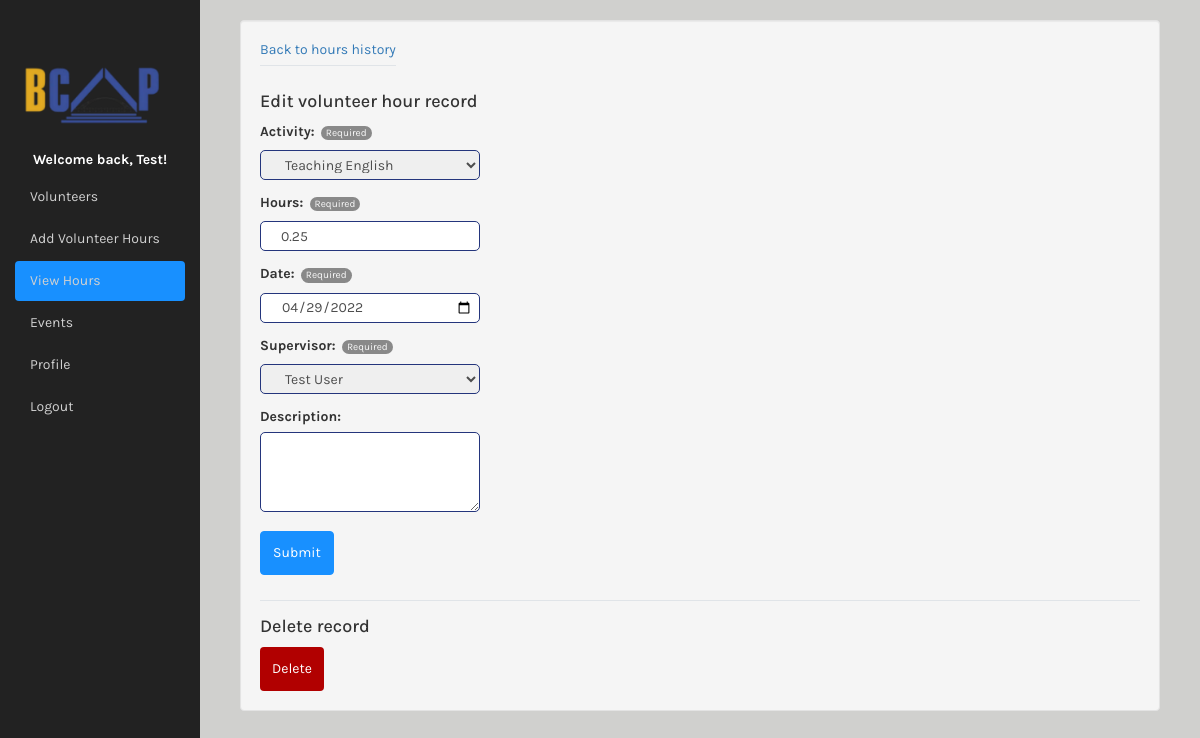
The app's page /edit_individual_hours/?id=38 (signed in) with its own data.
### bcap373_app/models.py (models this page shows, shortened)
class VolunteerRecord(models.Model):
	activity = models.ForeignKey(EventModel, on_delete=models.SET_NULL, null=True)
	hours = models.FloatField(blank=False)
	date = models.DateField(auto_now=False, auto_now_add=False, blank=False)
	supervisor = models.ForeignKey(User, on_delete=models.SET_NULL, null=True, limit_choices_to={'is_staff': True}, related_name='supervisor')
	description = models.CharField(max_length=1000, blank=True, default='')
	owner = models.ForeignKey(User, on_delete=models.CASCADE, blank=True, null=True)
	class Meta:
		ordering = ["-date"]

### bcap373_app/views.py (the view)
# urls.py: path('edit_individual_hours/', views.edit_individual_hours, name="edit_individual_hours"),
@login_required
def edit_individual_hours(request):
   if request.user.is_staff:
      record_id = request.GET.get('id', '')
      if record_id != '':
         if request.method == "POST":
            form = VolunteerRecordForm(request.POST, instance=VolunteerRecord.objects.get(id=record_id))
            if form.is_valid():
               record = form.save(commit = False)
               record.owner = request.user
               record.save()
               messages.success(request, 'Hour record updated successfully.')
               return redirect('/history')
            else:
               messages.error(request, 'Invalid form submission.')
               return redirect('/history')
         else:
            try:
               form = VolunteerRecordForm(instance=VolunteerRecord.objects.get(id=record_id))
               return render(request, "edit_individual_hours.html", {"form": form, "user": request.user})
            except:
               messages.error(request, 'Invalid ID.')
               return redirect('/history')
      else:
         messages.error(request, 'Invalid ID.')
         return redirect('/history')
   else:
      messages.error(request, 'You are not authorized to perform this action.')
      return redirect('/history')

### bcap373_app/forms.py
class VolunteerRecordForm(forms.ModelForm):
    class Meta:
        model = VolunteerRecord
        fields = ('activity', 'hours', 'date', 'supervisor', 'description')
        hours = forms.FloatField(min_value=0,max_value=100)
        widgets = {
            'date' : DateInput(attrs={'id': 'dateTimePicker'}),
            'hours' : NumberInput(attrs={'id': 'form_hours', 'step': "0.25", 'min': 0.25, 'max':100}),
            'description' : forms.Textarea(attrs={'id': 'form_desc','rows':4, 'cols':20})
        }

### bcap373_app/models.py (called while the page is built)
def get_user_name(self):
	uid = self.id
	profile = Profile.objects.get(id=uid)
	return str(profile).title()

	def __str__(self):
		return self.name

	def __str__(self):
		return "{} {}".format(self.user.first_name, self.user.last_name)

### templates/edit_individual_hours.html (shortened to what this page needs)
{% extends "base.html" %}
{% load static %}
{% block pageContent %}
<div class="col-sm custom-grid">
    <div class="well">
        <div class="top-header">
            <div>
                <a href="/history">Back to hours history</a>
                <div class="tools"></div>
            </div>
        </div>
        <form method="POST" id="form" style="width: 0%;"> {% csrf_token %}
            <div class="align-fields-general">
                <h4>Edit volunteer hour record</h4>
                {% for field in form %}
                <p>
                    <div class="align-labels">
                        {% if field.field.required %}
                            {{ field.label_tag }}
                            <div class="required-circle"><p class="required-circle-inner">Required</p></div>
                        {% else %}
                            {{ field.label_tag }}
                        {% endif %} <br/>
                    </div>
                    <div class="align-fields">
                        {{ field }}
                    </div>
                </p>
                {% endfor %}
            </div>
            <button class="btn wide-btn btn-primary" type="submit" form="form">Submit</button>
        </form>
        <br/>
        <div class="tools"></div>
        <h4>Delete record</h4>
        <button class="btn btn-primary px-2 m-3 danger" type="submit" form="form"><a href="/delete_volunteer_record/?id={{request.GET.id}}" onclick="return confirm('Are you sure you would like to delete this volunteer record?')" style="color:white;">Delete</a></button>
        <br/>
    </div>
</div>
{% endblock pageContent%}

### templates/base.html (shortened to what this page needs)
{% load static %}
<!DOCTYPE html>
<html lang="en">
{% block pageHeader %}
<head>
    <link rel="stylesheet" href="https://maxcdn.bootstrapcdn.com/bootstrap/3.4.1/css/bootstrap.min.css">
    <link rel="stylesheet" type="text/css" href="{% static 'bcap373_app/css/main.css' %}">
</head>
{% endblock pageHeader%}
<body>
    <div class="container-fluid">
      <div class="row content">
        <div class="col-sm-3 sidenav hidden-xs sidebar">
            <div class = "logo1">
              <img class=" nav-bar-image" src="{% static 'bcap373_app/img/bcap373_logo.png' %}">
            </div>
            <ul class="nav nav-pills nav-stacked">
                <li><h5 class="navbar-user">Welcome back, {{ user.first_name }}!</h5></li>
                {% if user.is_staff %}
                  <li {% if request.resolver_match.url_name == 'volunteers' %}class="active"{% endif %}><a href="/volunteers">Volunteers</a></li>
                {% endif %}
                <li {% if request.resolver_match.url_name == 'add_individual_hours' %}class="active"{% endif %}><a href="/add_individual_hours">Add Volunteer Hours</a></li>
                <li {% if request.resolver_match.url_name == 'history' or request.resolver_match.url_name == 'edit_individual_hours' %}class="active"{% endif %}><a href="/history">View Hours</a></li>
                {% if user.is_staff %}
                  <li {% if request.resolver_match.url_name == 'events' or request.resolver_match.url_name == 'update_event' %}class="active"{% endif %}><a href="/events">Events</a></li>
                {% endif %}
                <li ><a href="{% url 'profile' %}">Profile</a></li>
                <li><a href="{% url 'logout' %}">Logout</a></li>
            </ul><br>
        </div>
        <br>
        {% block pageContent %}{% endblock pageContent %}
      </div>
    </div>
</body>
</html>

### bcap373_app/static/bcap373_app/css/main.css (style rules this page uses)
* { box-sizing: border-box; }
body { font-family: "Karla", sans-serif; background-color: #d0d0ce; }
.logo1 { margin-top:40px; }
.logo1 img, .nav-bar-image { width: 90%; height: 100%; }
.custom-grid { margin-left: 240px; margin-right: 40px; }
.danger { background: #b10000 !important; color: white !important; border: 0px !important; }
.top-header { display: flex; justify-content:space-between }
.navbar-user { text-align: center; font-weight: bold; color: white; }
ul.nav.nav-pills.nav-stacked a { color: #d1d1d1; }
.nav-pills>li.active>a, .nav-pills>li.active>a:focus, .nav-pills>li.active>a:hover { background-color: #1890FF; color: white; }
.btn { border: 1px solid #1890ff; }
.btn-primary { background-color: #1890FF; height: 44px; }
.sidenav { background-color: #222222; height: 100%; width: 200px !important; position: fixed; }
input, select, textarea { padding: 6px; font-size: 14px; border: 1px solid #24357c; height: 44px; width: 200px;; font-weight: normal; padding-left: 20px; color: #4D4D4D; border-radius: 5px; margin-bottom: 3px; }
input[type=number], input[type=date], select { height: 30px; }
textarea { height: 80px; }
.align-fields select, .align-fields input, .align-fields textarea { width: 100%; }
.align-fields-general { width: 220px; margin: auto; }
.align-labels { text-align: left; }
.align-fields { text-align: center; }
.tools { display: flex; justify-content: space-between; align-items: center; flex-wrap: wrap; border-bottom: 1px solid #e0e4e8; margin-bottom: 16px; padding-top: 5px; }
.required-circle-inner { position: relative; background: #898989; color: #f7f7f7; font-size: 10px; border-radius: 1em; padding: 0 0.5em; }
.tooltip-circle, .required-circle { margin-left: 3px; display: inline-block; }

### records on screen
VolunteerRecord: form "Teaching English" "0.25" "04/29/2022" "Test User"

### other values on screen
{{ user.first_name }} "Test"
{{ field.label_tag }} "Activity:" "Hours:" "Date:" "Supervisor:"
{{ field.label_tag }} "Description:"
